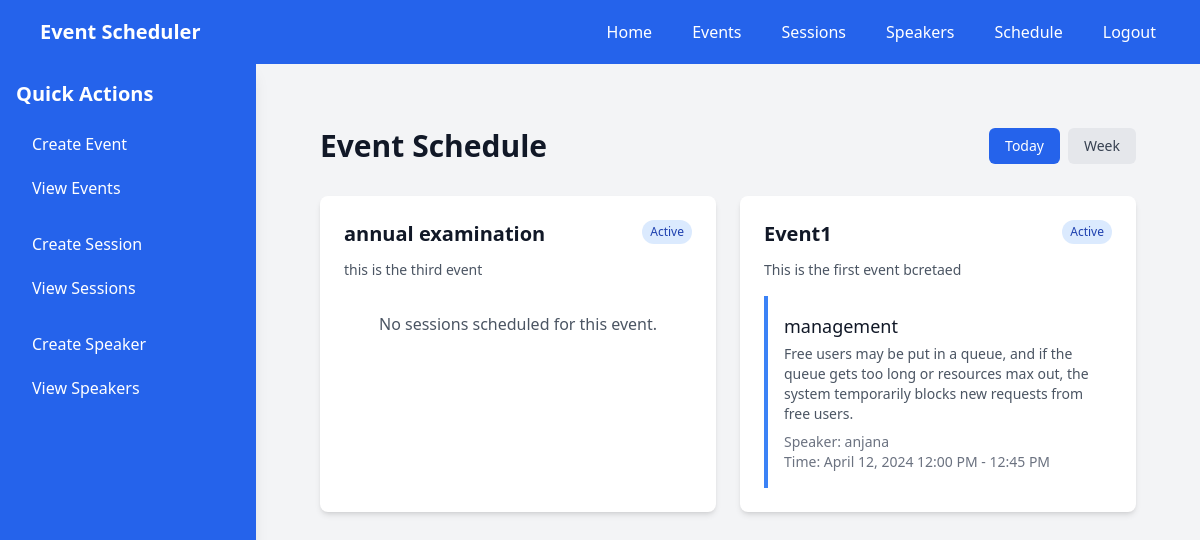
The app's page /schedule/ (signed in) with its own data.
### scheduler/models.py (models this page shows, shortened)
class Event(models.Model):
    title = models.CharField(max_length=200)
    description = models.TextField()
    start_date = models.DateField()
    location = models.CharField(max_length=200, null=True, blank=True)
    created_at = models.DateTimeField(auto_now_add=True)
    updated_at = models.DateTimeField(auto_now=True)

class Session(models.Model):
    event = models.ForeignKey(Event, on_delete=models.CASCADE, related_name='sessions')
    title = models.CharField(max_length=200)
    description = models.TextField()
    start_time = models.DateTimeField()
    end_time = models.DateTimeField()
    speaker = models.ForeignKey(Speaker, on_delete=models.CASCADE)
    created_at = models.DateTimeField(auto_now_add=True)
    updated_at = models.DateTimeField(auto_now=True)

class Speaker(models.Model):
    name = models.CharField(max_length=100)
    email = models.EmailField(unique=True)
    bio = models.TextField()
    created_at = models.DateTimeField(auto_now_add=True)
    updated_at = models.DateTimeField(auto_now=True)

### scheduler/views.py (the view)
# urls.py: path('schedule/', views.schedule, name='schedule'),
@login_required
def schedule(request):
    events = Event.objects.all().order_by('start_date')
    return render(request, 'scheduler/schedule.html', {'events': events})

### scheduler/auth.py (called while the page is built)
    def get_user(self, user_id):
        UserModel = get_user_model()
        try:
            return UserModel.objects.get(pk=user_id)
        except UserModel.DoesNotExist:
            return None

### scheduler/templates/scheduler/schedule.html
{% extends 'scheduler/base.html' %}
{% block content %}
<div class="max-w-7xl mx-auto px-4 sm:px-6 lg:px-8 py-6 sm:py-8">
    <div class="flex flex-col sm:flex-row justify-between items-start sm:items-center mb-6 sm:mb-8 space-y-4 sm:space-y-0">
        <h1 class="text-2xl sm:text-3xl font-bold text-gray-900">Event Schedule</h1>
        <div class="flex space-x-2">
            <button class="px-4 py-2 bg-blue-600 text-white rounded-md hover:bg-blue-700 transition-colors duration-200 text-sm font-medium focus:outline-none focus:ring-2 focus:ring-blue-500 focus:ring-offset-2">Today</button>
            <button class="px-4 py-2 bg-gray-200 text-gray-700 rounded-md hover:bg-gray-300 transition-colors duration-200 text-sm font-medium focus:outline-none focus:ring-2 focus:ring-gray-500 focus:ring-offset-2">Week</button>
        </div>
    </div>
    <div class="grid grid-cols-1 md:grid-cols-2 xl:grid-cols-3 gap-4 sm:gap-6">
    {% for event in events %}
        <div class="bg-white rounded-lg shadow-md p-4 sm:p-6 hover:shadow-xl transition-all duration-300 transform hover:-translate-y-1">
            <div class="flex justify-between items-start mb-3">
                <h2 class="text-lg sm:text-xl font-semibold text-gray-900">{{ event.title }}</h2>
                <span class="px-2 py-1 bg-blue-100 text-blue-800 text-xs font-medium rounded-full">Active</span>
            </div>
            <p class="text-gray-600 mb-4 text-sm">{{ event.description }}</p>
            <div class="space-y-3">
                {% for session in event.sessions.all %}
                    <div class="border-l-4 border-blue-500 pl-3 sm:pl-4 py-3 sm:py-4">
                        <div class="flex justify-between items-start">
                            <div>
                                <h3 class="text-base sm:text-lg font-medium text-gray-900">{{ session.title }}</h3>
                                <p class="text-gray-600 mt-1 text-sm">{{ session.description }}</p>
                                <div class="mt-2 text-xs sm:text-sm text-gray-500">
                                    <p>Speaker: {{ session.speaker.name }}</p>
                                    <p>Time: {{ session.start_time|date:"F j, Y g:i A" }} - {{ session.end_time|date:"g:i A" }}</p>
                                </div>
                            </div>
                        </div>
                    </div>
                {% empty %}
                    <p class="text-gray-600 text-center py-4">No sessions scheduled for this event.</p>
                {% endfor %}
            </div>
        </div>
    {% empty %}
        <div class="text-center py-12">
            <p class="text-gray-600">No events found. Create your first event!</p>
        </div>
    {% endfor %}
</div>
{% endblock %}

### records on screen
Event: title "annual examination", description "this is the third event"
Event: title "Event1", description "This is the first event bcretaed"
Session: title "management", description "Free users may be put in a queue, and if the queue gets too long or resources max out, the system temporarily blocks new requests from free users.", speaker.name "anjana", start_time "April 12, 2024 12:00 PM", end_time "12:45 PM"
